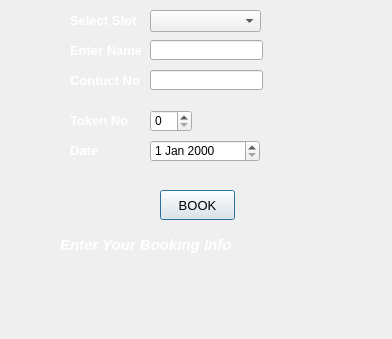
<?xml version="1.0" encoding="UTF-8"?>
<ui version="4.0">
 <class>Booking</class>
 <widget class="QDialog" name="Booking">
  <property name="windowModality">
   <enum>Qt::WindowModality::WindowModal</enum>
  </property>
  <property name="geometry">
   <rect>
    <x>0</x>
    <y>0</y>
    <width>392</width>
    <height>339</height>
   </rect>
  </property>
  <property name="windowTitle">
   <string>Booking</string>
  </property>
  <property name="styleSheet">
   <string notr="true">background-image: url(:/image/image/mim4.jpg);</string>
  </property>
  <widget class="QComboBox" name="cmbSlot">
   <property name="geometry">
    <rect>
     <x>150</x>
     <y>10</y>
     <width>111</width>
     <height>22</height>
    </rect>
   </property>
   <property name="font">
    <font>
     <pointsize>10</pointsize>
    </font>
   </property>
  </widget>
  <widget class="QLineEdit" name="txtName">
   <property name="geometry">
    <rect>
     <x>150</x>
     <y>40</y>
     <width>113</width>
     <height>20</height>
    </rect>
   </property>
   <property name="font">
    <font>
     <pointsize>10</pointsize>
    </font>
   </property>
   <property name="text">
    <string/>
   </property>
  </widget>
  <widget class="QPushButton" name="btnBook">
   <property name="geometry">
    <rect>
     <x>160</x>
     <y>190</y>
     <width>75</width>
     <height>30</height>
    </rect>
   </property>
   <property name="font">
    <font>
     <pointsize>10</pointsize>
    </font>
   </property>
   <property name="text">
    <string>BOOK</string>
   </property>
  </widget>
  <widget class="QLineEdit" name="txtContactNo">
   <property name="geometry">
    <rect>
     <x>150</x>
     <y>70</y>
     <width>113</width>
     <height>20</height>
    </rect>
   </property>
   <property name="font">
    <font>
     <pointsize>10</pointsize>
    </font>
   </property>
   <property name="text">
    <string/>
   </property>
  </widget>
  <widget class="QLabel" name="lblInfo">
   <property name="geometry">
    <rect>
     <x>60</x>
     <y>230</y>
     <width>181</width>
     <height>31</height>
    </rect>
   </property>
   <property name="text">
    <string>&lt;html&gt;&lt;head/&gt;&lt;body&gt;&lt;p&gt;&lt;span style=&quot; font-size:11pt; font-weight:700; font-style:italic; color:#ffffff;&quot;&gt;Enter Your Booking Info&lt;/span&gt;&lt;/p&gt;&lt;/body&gt;&lt;/html&gt;</string>
   </property>
  </widget>
  <widget class="QDateEdit" name="dateEdit">
   <property name="geometry">
    <rect>
     <x>150</x>
     <y>140</y>
     <width>110</width>
     <height>22</height>
    </rect>
   </property>
  </widget>
  <widget class="QSpinBox" name="spinBox">
   <property name="geometry">
    <rect>
     <x>150</x>
     <y>110</y>
     <width>42</width>
     <height>22</height>
    </rect>
   </property>
  </widget>
  <widget class="QLabel" name="label">
   <property name="geometry">
    <rect>
     <x>70</x>
     <y>10</y>
     <width>71</width>
     <height>21</height>
    </rect>
   </property>
   <property name="styleSheet">
    <string notr="true"/>
   </property>
   <property name="text">
    <string>&lt;html&gt;&lt;head/&gt;&lt;body&gt;&lt;p&gt;&lt;span style=&quot; font-size:10pt; font-weight:700; color:#ffffff;&quot;&gt;Select Slot&lt;/span&gt;&lt;/p&gt;&lt;/body&gt;&lt;/html&gt;</string>
   </property>
  </widget>
  <widget class="QLabel" name="label_2">
   <property name="geometry">
    <rect>
     <x>70</x>
     <y>40</y>
     <width>71</width>
     <height>21</height>
    </rect>
   </property>
   <property name="whatsThis">
    <string>&lt;html&gt;&lt;head/&gt;&lt;body&gt;&lt;p&gt;&lt;span style=&quot; font-weight:700;&quot;&gt;token no&lt;/span&gt;&lt;/p&gt;&lt;p&gt;&lt;br/&gt;&lt;/p&gt;&lt;/body&gt;&lt;/html&gt;</string>
   </property>
   <property name="styleSheet">
    <string notr="true">border-color: qconicalgradient(cx:0, cy:0, angle:135, stop:0 rgba(255, 255, 0, 69), stop:0.375 rgba(255, 255, 0, 69), stop:0.423533 rgba(251, 255, 0, 145), stop:0.45 rgba(247, 255, 0, 208), stop:0.477581 rgba(255, 244, 71, 130), stop:0.518717 rgba(255, 218, 71, 130), stop:0.55 rgba(255, 255, 0, 255), stop:0.57754 rgba(255, 203, 0, 130), stop:0.625 rgba(255, 255, 0, 69), stop:1 rgba(255, 255, 0, 69));</string>
   </property>
   <property name="text">
    <string>&lt;html&gt;&lt;head/&gt;&lt;body&gt;&lt;p&gt;&lt;span style=&quot; font-size:10pt; font-weight:700; color:#ffffff;&quot;&gt;Enter Name&lt;/span&gt;&lt;/p&gt;&lt;/body&gt;&lt;/html&gt;</string>
   </property>
  </widget>
  <widget class="QLabel" name="label_3">
   <property name="geometry">
    <rect>
     <x>70</x>
     <y>70</y>
     <width>71</width>
     <height>21</height>
    </rect>
   </property>
   <property name="text">
    <string>&lt;html&gt;&lt;head/&gt;&lt;body&gt;&lt;p&gt;&lt;span style=&quot; font-size:10pt; font-weight:700; color:#ffffff;&quot;&gt;Contuct No&lt;/span&gt;&lt;/p&gt;&lt;/body&gt;&lt;/html&gt;</string>
   </property>
  </widget>
  <widget class="QLabel" name="label_4">
   <property name="geometry">
    <rect>
     <x>70</x>
     <y>110</y>
     <width>61</width>
     <height>21</height>
    </rect>
   </property>
   <property name="text">
    <string>&lt;html&gt;&lt;head/&gt;&lt;body&gt;&lt;p&gt;&lt;span style=&quot; font-size:10pt; font-weight:700; color:#ffffff;&quot;&gt;Token No&lt;/span&gt;&lt;/p&gt;&lt;/body&gt;&lt;/html&gt;</string>
   </property>
  </widget>
  <widget class="QLabel" name="label_5">
   <property name="geometry">
    <rect>
     <x>70</x>
     <y>140</y>
     <width>51</width>
     <height>21</height>
    </rect>
   </property>
   <property name="text">
    <string>&lt;html&gt;&lt;head/&gt;&lt;body&gt;&lt;p&gt;&lt;span style=&quot; font-size:10pt; font-weight:700; color:#ffffff;&quot;&gt;Date&lt;/span&gt;&lt;/p&gt;&lt;/body&gt;&lt;/html&gt;</string>
   </property>
  </widget>
 </widget>
 <resources/>
 <connections/>
</ui>
